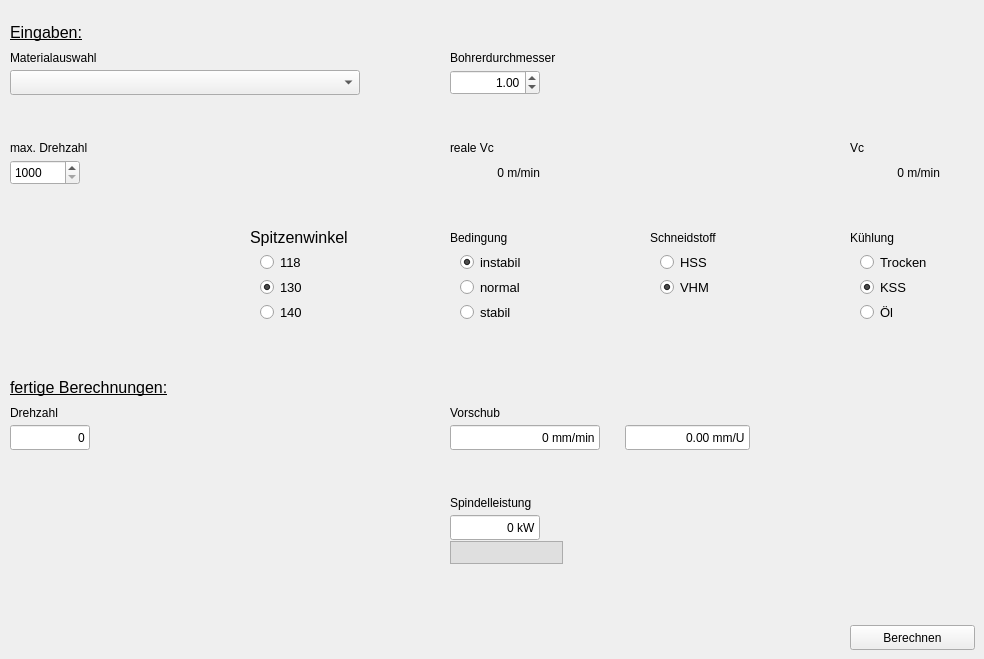
    <widget class="QWidget" name="tab_bohren">
     <attribute name="title">
      <string>Bohren</string>
     </attribute>
     <widget class="QLabel" name="RealVcOutBohren">
      <property name="geometry">
       <rect>
        <x>450</x>
        <y>160</y>
        <width>90</width>
        <height>25</height>
       </rect>
      </property>
      <property name="text">
       <string>0 m/min</string>
      </property>
      <property name="alignment">
       <set>Qt::AlignRight|Qt::AlignTrailing|Qt::AlignVCenter</set>
      </property>
     </widget>
     <widget class="QLabel" name="label_76">
      <property name="geometry">
       <rect>
        <x>650</x>
        <y>225</y>
        <width>100</width>
        <height>25</height>
       </rect>
      </property>
      <property name="text">
       <string>Schneidstoff</string>
      </property>
     </widget>
     <widget class="QLabel" name="label_89">
      <property name="geometry">
       <rect>
        <x>10</x>
        <y>135</y>
        <width>150</width>
        <height>25</height>
       </rect>
      </property>
      <property name="text">
       <string>max. Drehzahl</string>
      </property>
     </widget>
     <widget class="QLineEdit" name="PcOutBohren">
      <property name="geometry">
       <rect>
        <x>450</x>
        <y>515</y>
        <width>90</width>
        <height>25</height>
       </rect>
      </property>
      <property name="text">
       <string>0 kW</string>
      </property>
      <property name="alignment">
       <set>Qt::AlignRight|Qt::AlignTrailing|Qt::AlignVCenter</set>
      </property>
      <property name="readOnly">
       <bool>true</bool>
      </property>
     </widget>
     <widget class="QLabel" name="label_90">
      <property name="geometry">
       <rect>
        <x>10</x>
        <y>45</y>
        <width>150</width>
        <height>25</height>
       </rect>
      </property>
      <property name="text">
       <string>Materialauswahl</string>
      </property>
     </widget>
     <widget class="QLabel" name="label_91">
      <property name="geometry">
       <rect>
        <x>850</x>
        <y>225</y>
        <width>120</width>
        <height>25</height>
       </rect>
      </property>
      <property name="text">
       <string>Kühlung</string>
      </property>
     </widget>
     <widget class="QLineEdit" name="VorschubOutBohren">
      <property name="geometry">
       <rect>
        <x>450</x>
        <y>425</y>
        <width>150</width>
        <height>25</height>
       </rect>
      </property>
      <property name="text">
       <string>0 mm/min</string>
      </property>
      <property name="alignment">
       <set>Qt::AlignRight|Qt::AlignTrailing|Qt::AlignVCenter</set>
      </property>
      <property name="readOnly">
       <bool>true</bool>
      </property>
     </widget>
     <widget class="QGroupBox" name="groupBox_8">
      <property name="geometry">
       <rect>
        <x>850</x>
        <y>250</y>
        <width>120</width>
        <height>80</height>
       </rect>
      </property>
      <property name="autoFillBackground">
       <bool>false</bool>
      </property>
      <property name="styleSheet">
       <string notr="true">border: none</string>
      </property>
      <property name="title">
       <string/>
      </property>
      <widget class="QRadioButton" name="TrockenBohren">
       <property name="geometry">
        <rect>
         <x>10</x>
         <y>0</y>
         <width>90</width>
         <height>25</height>
        </rect>
       </property>
       <property name="font">
        <font>
         <family>Arial</family>
         <pointsize>10</pointsize>
        </font>
       </property>
       <property name="text">
        <string>Trocken</string>
       </property>
       <property name="checked">
        <bool>false</bool>
       </property>
      </widget>
      <widget class="QRadioButton" name="KssBohren">
       <property name="geometry">
        <rect>
         <x>10</x>
         <y>25</y>
         <width>90</width>
         <height>25</height>
        </rect>
       </property>
       <property name="font">
        <font>
         <family>Arial</family>
         <pointsize>10</pointsize>
        </font>
       </property>
       <property name="text">
        <string>KSS</string>
       </property>
       <property name="checked">
        <bool>true</bool>
       </property>
      </widget>
      <widget class="QRadioButton" name="OilBohren">
       <property name="geometry">
        <rect>
         <x>10</x>
         <y>50</y>
         <width>90</width>
         <height>25</height>
        </rect>
       </property>
       <property name="font">
        <font>
         <family>Arial</family>
         <pointsize>10</pointsize>
        </font>
       </property>
       <property name="text">
        <string>Öl</string>
       </property>
      </widget>
     </widget>
     <widget class="QLabel" name="label_92">
      <property name="geometry">
       <rect>
        <x>10</x>
        <y>20</y>
        <width>100</width>
        <height>25</height>
       </rect>
      </property>
      <property name="font">
       <font>
        <family>Arial</family>
        <pointsize>12</pointsize>
        <underline>true</underline>
       </font>
      </property>
      <property name="text">
       <string>Eingaben:</string>
      </property>
     </widget>
     <widget class="QLineEdit" name="DrehzahlOutBohren">
      <property name="geometry">
       <rect>
        <x>10</x>
        <y>425</y>
        <width>80</width>
        <height>25</height>
       </rect>
      </property>
      <property name="text">
       <string>0</string>
      </property>
      <property name="alignment">
       <set>Qt::AlignRight|Qt::AlignTrailing|Qt::AlignVCenter</set>
      </property>
      <property name="readOnly">
       <bool>true</bool>
      </property>
     </widget>
     <widget class="QLabel" name="label_93">
      <property name="geometry">
       <rect>
        <x>10</x>
        <y>400</y>
        <width>100</width>
        <height>25</height>
       </rect>
      </property>
      <property name="text">
       <string>Drehzahl</string>
      </property>
     </widget>
     <widget class="QLabel" name="label_94">
      <property name="geometry">
       <rect>
        <x>450</x>
        <y>490</y>
        <width>150</width>
        <height>25</height>
       </rect>
      </property>
      <property name="text">
       <string>Spindelleistung</string>
      </property>
     </widget>
     <widget class="QGroupBox" name="groupBox_9">
      <property name="geometry">
       <rect>
        <x>450</x>
        <y>250</y>
        <width>120</width>
        <height>80</height>
       </rect>
      </property>
      <property name="autoFillBackground">
       <bool>false</bool>
      </property>
      <property name="styleSheet">
       <string notr="true">border: none</string>
      </property>
      <property name="title">
       <string/>
      </property>
      <widget class="QRadioButton" name="BeInstabilBohren">
       <property name="geometry">
        <rect>
         <x>10</x>
         <y>0</y>
         <width>90</width>
         <height>25</height>
        </rect>
       </property>
       <property name="font">
        <font>
         <family>Arial</family>
         <pointsize>10</pointsize>
        </font>
       </property>
       <property name="text">
        <string>instabil</string>
       </property>
       <property name="checked">
        <bool>true</bool>
       </property>
      </widget>
      <widget class="QRadioButton" name="BeNormalBohren">
       <property name="geometry">
        <rect>
         <x>10</x>
         <y>25</y>
         <width>90</width>
         <height>25</height>
        </rect>
       </property>
       <property name="font">
        <font>
         <family>Arial</family>
         <pointsize>10</pointsize>
        </font>
       </property>
       <property name="text">
        <string>normal</string>
       </property>
      </widget>
      <widget class="QRadioButton" name="BeStabilBohren">
       <property name="geometry">
        <rect>
         <x>10</x>
         <y>50</y>
         <width>90</width>
         <height>25</height>
        </rect>
       </property>
       <property name="font">
        <font>
         <family>Arial</family>
         <pointsize>10</pointsize>
        </font>
       </property>
       <property name="text">
        <string>stabil</string>
       </property>
      </widget>
     </widget>
     <widget class="QPushButton" name="BtnCalcBohren">
      <property name="geometry">
       <rect>
        <x>850</x>
        <y>625</y>
        <width>125</width>
        <height>25</height>
       </rect>
      </property>
      <property name="text">
       <string>Berechnen</string>
      </property>
      <property name="checkable">
       <bool>false</bool>
      </property>
      <property name="checked">
       <bool>false</bool>
      </property>
     </widget>
     <widget class="QComboBox" name="MaterialAuswahlBohren">
      <property name="geometry">
       <rect>
        <x>10</x>
        <y>70</y>
        <width>350</width>
        <height>25</height>
       </rect>
      </property>
      <property name="maxVisibleItems">
       <number>25</number>
      </property>
     </widget>
     <widget class="QGroupBox" name="groupBox_10">
      <property name="geometry">
       <rect>
        <x>650</x>
        <y>250</y>
        <width>120</width>
        <height>80</height>
       </rect>
      </property>
      <property name="autoFillBackground">
       <bool>false</bool>
      </property>
      <property name="styleSheet">
       <string notr="true">border: none
</string>
      </property>
      <property name="title">
       <string/>
      </property>
      <widget class="QRadioButton" name="SchnHssBohren">
       <property name="geometry">
        <rect>
         <x>10</x>
         <y>0</y>
         <width>90</width>
         <height>25</height>
        </rect>
       </property>
       <property name="font">
        <font>
         <family>Arial</family>
         <pointsize>10</pointsize>
        </font>
       </property>
       <property name="text">
        <string>HSS</string>
       </property>
       <property name="checked">
        <bool>false</bool>
       </property>
      </widget>
      <widget class="QRadioButton" name="SchnVhmBohren">
       <property name="geometry">
        <rect>
         <x>10</x>
         <y>25</y>
         <width>90</width>
         <height>25</height>
        </rect>
       </property>
       <property name="font">
        <font>
         <family>Arial</family>
         <pointsize>10</pointsize>
        </font>
       </property>
       <property name="text">
        <string>VHM</string>
       </property>
       <property name="checked">
        <bool>true</bool>
       </property>
      </widget>
     </widget>
     <widget class="QLabel" name="VcOutBohren">
      <property name="geometry">
       <rect>
        <x>850</x>
        <y>160</y>
        <width>90</width>
        <height>25</height>
       </rect>
      </property>
      <property name="text">
       <string>0 m/min</string>
      </property>
      <property name="alignment">
       <set>Qt::AlignRight|Qt::AlignTrailing|Qt::AlignVCenter</set>
      </property>
     </widget>
     <widget class="QLabel" name="label_95">
      <property name="geometry">
       <rect>
        <x>10</x>
        <y>375</y>
        <width>175</width>
        <height>25</height>
       </rect>
      </property>
      <property name="font">
       <font>
        <family>Arial</family>
        <pointsize>12</pointsize>
        <underline>true</underline>
       </font>
      </property>
      <property name="text">
       <string>fertige Berechnungen:</string>
      </property>
     </widget>
     <widget class="QSpinBox" name="MaxDrehzahlAuswahlBohren">
      <property name="geometry">
       <rect>
        <x>10</x>
        <y>160</y>
        <width>70</width>
        <height>25</height>
       </rect>
      </property>
      <property name="minimum">
       <number>1000</number>
      </property>
      <property name="maximum">
       <number>64000</number>
      </property>
      <property name="value">
       <number>1000</number>
      </property>
     </widget>
     <widget class="QDoubleSpinBox" name="FraeserdurchmesserAuswahlBohren">
      <property name="geometry">
       <rect>
        <x>450</x>
        <y>70</y>
        <width>90</width>
        <height>25</height>
       </rect>
      </property>
      <property name="alignment">
       <set>Qt::AlignRight|Qt::AlignTrailing|Qt::AlignVCenter</set>
      </property>
      <property name="minimum">
       <double>0.010000000000000</double>
      </property>
      <property name="maximum">
       <double>160.990000000000009</double>
      </property>
      <property name="value">
       <double>1.000000000000000</double>
      </property>
     </widget>
     <widget class="QLabel" name="label_72">
      <property name="geometry">
       <rect>
        <x>850</x>
        <y>135</y>
        <width>50</width>
        <height>25</height>
       </rect>
      </property>
      <property name="text">
       <string>Vc</string>
      </property>
     </widget>
     <widget class="QLabel" name="label_96">
      <property name="geometry">
       <rect>
        <x>450</x>
        <y>135</y>
        <width>100</width>
        <height>25</height>
       </rect>
      </property>
      <property name="text">
       <string>reale Vc</string>
      </property>
     </widget>
     <widget class="QLabel" name="label_97">
      <property name="geometry">
       <rect>
        <x>450</x>
        <y>45</y>
        <width>150</width>
        <height>25</height>
       </rect>
      </property>
      <property name="text">
       <string>Bohrerdurchmesser</string>
      </property>
     </widget>
     <widget class="QLabel" name="label_98">
      <property name="geometry">
       <rect>
        <x>450</x>
        <y>225</y>
        <width>100</width>
        <height>25</height>
       </rect>
      </property>
      <property name="text">
       <string>Bedingung</string>
      </property>
     </widget>
     <widget class="QLabel" name="label_99">
      <property name="geometry">
       <rect>
        <x>450</x>
        <y>400</y>
        <width>100</width>
        <height>25</height>
       </rect>
      </property>
      <property name="text">
       <string>Vorschub</string>
      </property>
     </widget>
     <widget class="QLabel" name="label_100">
      <property name="geometry">
       <rect>
        <x>250</x>
        <y>225</y>
        <width>120</width>
        <height>25</height>
       </rect>
      </property>
      <property name="font">
       <font>
        <family>Arial</family>
        <pointsize>12</pointsize>
       </font>
      </property>
      <property name="text">
       <string>Spitzenwinkel</string>
      </property>
     </widget>
     <widget class="QGroupBox" name="groupBox_11">
      <property name="geometry">
       <rect>
        <x>250</x>
        <y>250</y>
        <width>120</width>
        <height>80</height>
       </rect>
      </property>
      <property name="autoFillBackground">
       <bool>false</bool>
      </property>
      <property name="styleSheet">
       <string notr="true">border: none</string>
      </property>
      <property name="title">
       <string/>
      </property>
      <widget class="QRadioButton" name="SpitzenWinkel118">
       <property name="geometry">
        <rect>
         <x>10</x>
         <y>0</y>
         <width>90</width>
         <height>25</height>
        </rect>
       </property>
       <property name="font">
        <font>
         <family>Arial</family>
         <pointsize>10</pointsize>
        </font>
       </property>
       <property name="text">
        <string>118</string>
       </property>
       <property name="checked">
        <bool>false</bool>
       </property>
      </widget>
      <widget class="QRadioButton" name="SpitzenWinkel130">
       <property name="geometry">
        <rect>
         <x>10</x>
         <y>25</y>
         <width>90</width>
         <height>25</height>
        </rect>
       </property>
       <property name="font">
        <font>
         <family>Arial</family>
         <pointsize>10</pointsize>
        </font>
       </property>
       <property name="text">
        <string>130</string>
       </property>
       <property name="checked">
        <bool>true</bool>
       </property>
      </widget>
      <widget class="QRadioButton" name="SpitzenWinkel140">
       <property name="geometry">
        <rect>
         <x>10</x>
         <y>50</y>
         <width>90</width>
         <height>25</height>
        </rect>
       </property>
       <property name="font">
        <font>
         <family>Arial</family>
         <pointsize>10</pointsize>
        </font>
       </property>
       <property name="text">
        <string>140</string>
       </property>
      </widget>
     </widget>
     <widget class="QLineEdit" name="VorschubUOutBohren">
      <property name="geometry">
       <rect>
        <x>625</x>
        <y>425</y>
        <width>125</width>
        <height>25</height>
       </rect>
      </property>
      <property name="text">
       <string>0.00 mm/U</string>
      </property>
      <property name="alignment">
       <set>Qt::AlignRight|Qt::AlignTrailing|Qt::AlignVCenter</set>
      </property>
      <property name="readOnly">
       <bool>true</bool>
      </property>
     </widget>
     <widget class="QProgressBar" name="progressBarBohren">
      <property name="geometry">
       <rect>
        <x>450</x>
        <y>541</y>
        <width>113</width>
        <height>23</height>
       </rect>
      </property>
      <property name="styleSheet">
       <string notr="true">QProgressBar::chunk {
background-color: rgb(0, 179, 0);
width: 1px;
}

QProgressBar {
border: 1px solid #acacac;
border-radius: 0px;
text-align: center;
background: #dfdfdf;
}</string>
      </property>
      <property name="value">
       <number>0</number>
      </property>
      <property name="textVisible">
       <bool>false</bool>
      </property>
      <property name="invertedAppearance">
       <bool>false</bool>
      </property>
      <property name="format">
       <string>%v</string>
      </property>
     </widget>
    </widget>
